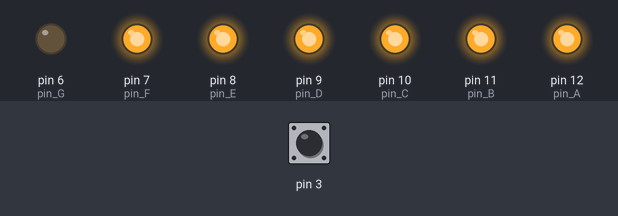
Bench run of a sketch on a simulated Arduino Uno, built with avr-gcc and run on an emulated ATmega328P. Shown: output pins drawn as LEDs (lit = HIGH). The inputs (shaded band) are chosen by the test bench; at power-on: pin 3 HIGH.

Above: at 1.2 s.
1.3 s: pin 3 driven LOW
At 2.4 s:
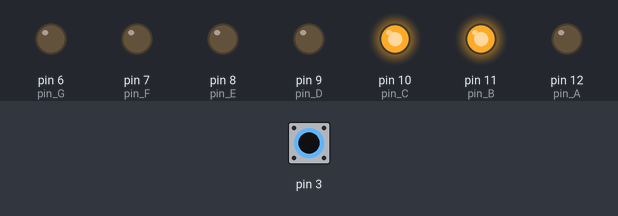
2.8 s: pin 3 pulsed HIGH 5 times (0.12 s each, 0.3 s apart)
At 5.2 s:
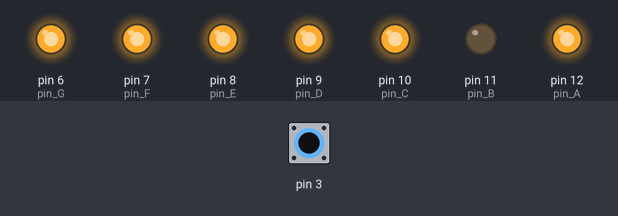
5.8 s: pin 3 pulsed HIGH 2 times (0.12 s each, 0.3 s apart)
At 6.8 s:
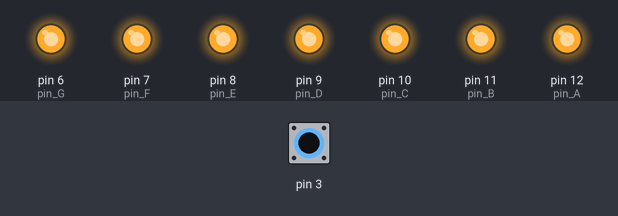
Timing chart, 0 to 8.8 s (numbered marks = the images above; inputs shaded):
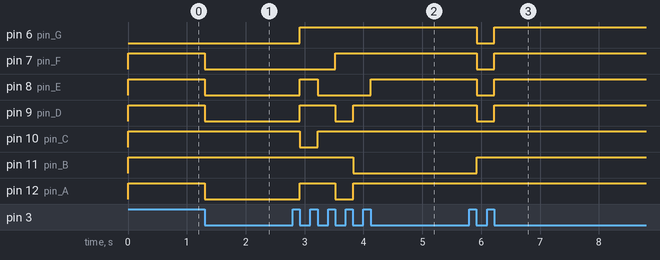

Measured:
- after the input at 1.3 s, pin 7 (pin_F), pin 8 (pin_E), pin 9 (pin_D), pin 12 (pin_A): HIGH → LOW at once
- after the input at 2.8 s, pin 6 (pin_G): LOW → HIGH after 0.12 s; pin 7 (pin_F): LOW → HIGH after 0.72 s; pin 8 (pin_E): LOW → HIGH after 0.12 s, → LOW 0.30 s later, → HIGH 0.90 s later; pin 9 (pin_D), pin 12 (pin_A): LOW → HIGH after 0.12 s, → LOW 0.60 s later, → HIGH 0.30 s later; pin 10 (pin_C): HIGH → LOW after 0.12 s, → HIGH 0.30 s later
- after the input at 5.8 s, pin 6 (pin_G), pin 7 (pin_F), pin 8 (pin_E), pin 9 (pin_D): HIGH → LOW after 0.12 s, → HIGH 0.30 s later; pin 11 (pin_B): LOW → HIGH after 0.12 s

The sketch:

Part1a.ino
```cpp
// C++ code
//
const int pin_A = 12;
const int pin_B = 11;
const int pin_C = 10;
const int pin_D = 9;
const int pin_E = 8;
const int pin_F = 7;
const int pin_G = 6;
int counter = 0;
void setup() {
	pinMode(pin_A, OUTPUT);
	pinMode(pin_B, OUTPUT);
	pinMode(pin_C, OUTPUT);
	pinMode(pin_D, OUTPUT);
	pinMode(pin_E, OUTPUT);
	pinMode(pin_F, OUTPUT);
	pinMode(pin_G, OUTPUT);
  	pinMode(3,	   INPUT);
  	attachInterrupt(digitalPinToInterrupt(3), update_counter, FALLING);
}

void loop() {
  	bool a, b, c, d, e, f, g;
    switch(counter) {
      	case 0: a = 1; b = 1; c = 1; d = 1; e = 1; f = 1; g = 0; break;
      	case 1: a = 0; b = 1; c = 1; d = 0; e = 0; f = 0; g = 0; break;
      	case 2: a = 1; b = 1; c = 0; d = 1; e = 1; f = 0; g = 1; break;
      	case 3: a = 1; b = 1; c = 1; d = 1; e = 0; f = 0; g = 1; break;
      	case 4: a = 0; b = 1; c = 1; d = 0; e = 0; f = 1; g = 1; break;
      	case 5: a = 1; b = 0; c = 1; d = 1; e = 0; f = 1; g = 1; break;
      	case 6: a = 1; b = 0; c = 1; d = 1; e = 1; f = 1; g = 1; break;
      	case 7: a = 1; b = 1; c = 1; d = 0; e = 0; f = 0; g = 0; break;
      	case 8: a = 1; b = 1; c = 1; d = 1; e = 1; f = 1; g = 1; break;
      	case 9: a = 1; b = 1; c = 1; d = 0; e = 0; f = 1; g = 1; break;
      	default:a = 0; b = 0; c = 0; d = 0; e = 0; f = 0; g = 0;
    }
  	digitalWrite(pin_A, a);
  	digitalWrite(pin_B, b);
  	digitalWrite(pin_C, c);
  	digitalWrite(pin_D, d);
  	digitalWrite(pin_E, e);
  	digitalWrite(pin_F, f);
  	digitalWrite(pin_G, g);
	delay(10);
}

void update_counter() {
	counter++; counter %= 10;
}
```
